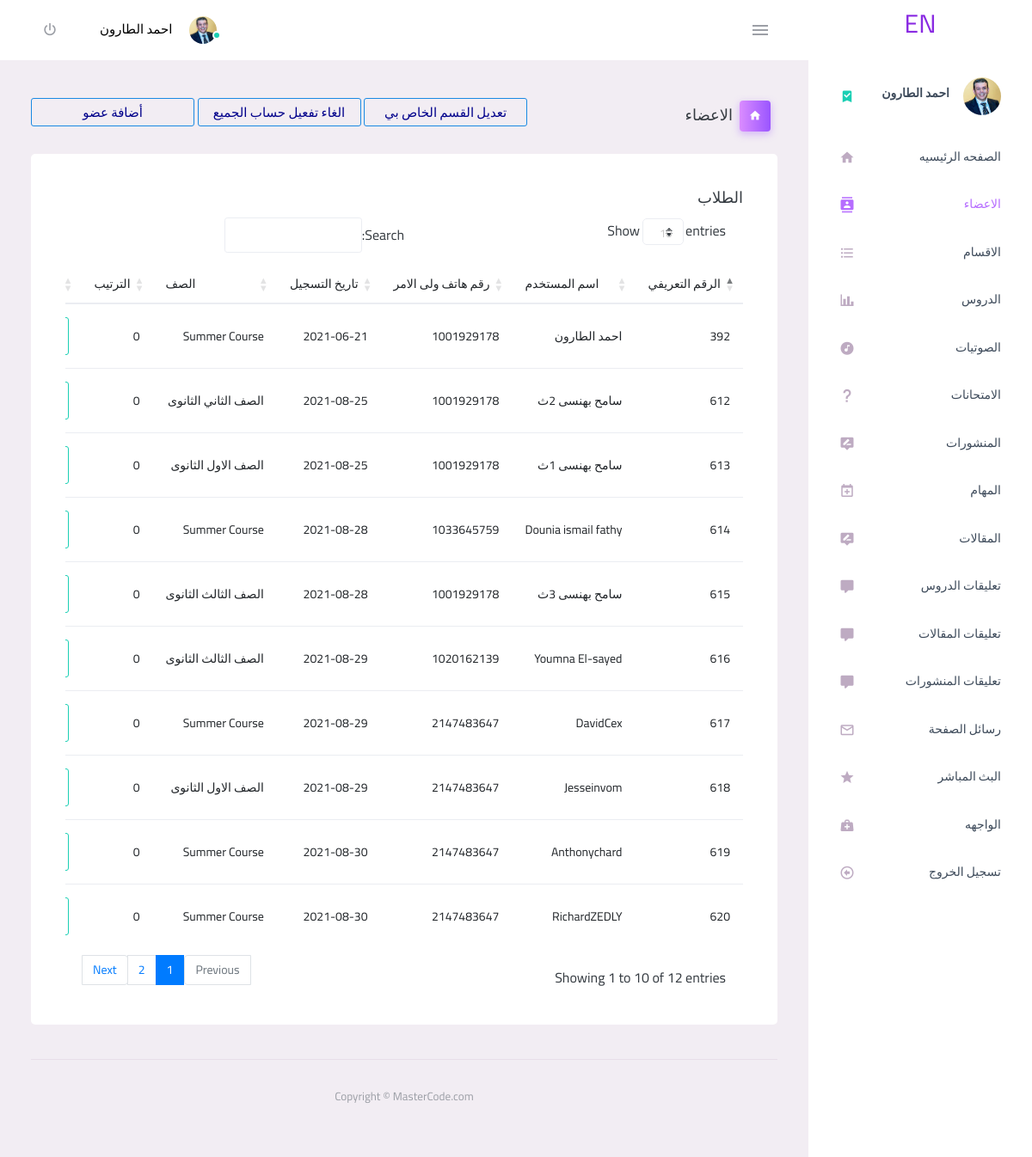
The app's page /admin/members.php (signed in) with its own data.
### tables this page shows
CREATE TABLE `members` (
  `userid` int(11) NOT NULL,
  `username` varchar(255) NOT NULL,
  `password` varchar(255) NOT NULL,
  `email` varchar(255) DEFAULT NULL,
  `fullname` varchar(255) DEFAULT NULL,
  `groupid` int(11) NOT NULL DEFAULT '0',
  `regstatus` int(11) NOT NULL DEFAULT '0',
  `date` date NOT NULL,
  `avatar` varchar(225) NOT NULL DEFAULT 'img.png',
  `lil` text,
  `orders` int(11) NOT NULL DEFAULT '0',
  `lil_data` date DEFAULT NULL,
  `phone` int(20) DEFAULT NULL,
  `only` int(11) NOT NULL DEFAULT '0',
  `phone_2` int(11) DEFAULT NULL,
  `country` varchar(255) DEFAULT NULL,
  `city` varchar(255) DEFAULT NULL,
  `mac` varchar(255) DEFAULT NULL
);

CREATE TABLE `category` (
  `category_id` int(11) NOT NULL,
  `category_name` varchar(255) NOT NULL,
  `category_description` text NOT NULL,
  `ordering` int(11) DEFAULT '0',
  `parent` int(11) NOT NULL,
  `Visibility` tinyint(4) NOT NULL,
  `Allow_Comment` tinyint(4) NOT NULL,
  `Allow_Ads` tinyint(4) NOT NULL,
  `image` varchar(255) NOT NULL
);

### admin/members.php (the view, shortened to what this page needs)
<?php
if (isset($_SESSION['username'])) {
    include 'inital.php';
        include 'includes/templates/header.php';
        include 'includes/templates/side.php';
    ?>
    <div class="main-panel ">
        <div class="content-wrapper ">
            <div class="page-header ">
                <h3 class="page-title ">
                    <span class="page-title-icon bg-gradient-primary text-white mr-2 ">
                        <i class="mdi mdi-home "></i>
                    </span>&nbsp; الاعضاء
                </h3>
                <div>
                <button style=" color:darkblue;font-size:15px;width:190px" type="button " class="mb-2 btn btn-outline-info btn-sm" data-toggle="modal" data-target="#group">تعديل القسم الخاص بي</button>
                <button style=" color:darkblue;font-size:15px;width:190px" type="button " class=" mb-2 btn btn-outline-info btn-sm" data-toggle="modal" data-target="#disabled_all">الغاء تفعيل حساب الجميع</button>
                <button style=" color:darkblue;font-size:15px;width:190px" type="button " class="mb-2 btn btn-outline-info btn-sm" data-toggle="modal" data-target="#add">أضافة عضو</button>
                </div>
            </div>
            <?php
                $stmt = $con->prepare("SELECT
                                        members.*,
                                        category.category_name as category_name
                                        FROM members
                                        inner join category
                                        on category.category_id = members.groupid
                                        ORDER BY userid DESC");
                $stmt->execute(array());
                $rows = $stmt->fetchAll();
                if (! empty($rows)) {
            ?>
            <div class="row ">
                <div class="col-12 grid-margin ">
                    <div class="card ">
                        <div class="card-body ">
                            <h4 class="card-title ">الطلاب </h4>
                            <div class="table-responsive ">
                                <table class="table" id="datatableid">
                                    <thead>
                                        <tr>
                                            <th>الرقم التعريفي</th>
                                            <th> اسم المستخدم </th>
                                            <th>رقم هاتف ولى الامر</th>
                                            <th>تاريخ التسجيل</th>
                                            <th> الصف</th>
                                            <th> الترتيب</th>
                                            <th>لوحة التحكم</th>
                                        </tr>
                                    </thead>
                                    <tbody>
                                    <?php
							            foreach($rows as $row) {?>
                                            <tr>
                                                <td> <?php echo $row['userid'];?></td>
                                                <td>
                                                    <?php echo $row['username'];?>
                                                </td>
                                                <td><?php  echo $row['phone']; ?></td>
                                                <td> <?php echo $row['date'];?></td>
                                                <td> <?php echo $row['category_name'];?></td>
                                                <td> <?php echo $row['orders'];?></td>
                                                <td>
                                                <div class="btn-group text-right">
                                                    <button type="button" class="btn btn-outline-success dropdown-toggle" data-toggle="dropdown" aria-expanded="false">الاعدادات</button>
                                                </div>
                                                </td>
                                            </tr>
                                        <?php } ?>
                                    </tbody>
                                </table>
                            </div>
                        </div>
                    </div>
                </div>
            </div>
<?php } ?>
<?php
include 'includes/templates/footer.php';
?>
<?php
} else {
    header('Location: index.php');
    exit();
}
?>

### records on screen
members: userid "620", username "RichardZEDLY", phone "2147483647", date "2021-08-30", category.category_name "Summer Course", orders "0"
members: userid "619", username "Anthonychard", phone "2147483647", date "2021-08-30", category.category_name "Summer Course", orders "0"
members: userid "618", username "Jesseinvom", phone "2147483647", date "2021-08-29", category.category_name "الصف الاول الثانوى", orders "0"
members: userid "617", username "DavidCex", phone "2147483647", date "2021-08-29", category.category_name "Summer Course", orders "0"
members: userid "616", username "Youmna El-sayed", phone "1020162139", date "2021-08-29", category.category_name "الصف الثالث الثانوى", orders "0"
members: userid "615", username "سامح بهنسى 3ث", phone "1001929178", date "2021-08-28", category.category_name "الصف الثالث الثانوى", orders "0"
members: userid "614", username "Dounia ismail fathy", phone "1033645759", date "2021-08-28", category.category_name "Summer Course", orders "0"
members: userid "613", username "سامح بهنسى 1ث", phone "1001929178", date "2021-08-25", category.category_name "الصف الاول الثانوى", orders "0"
members: userid "612", username "سامح بهنسى 2ث", phone "1001929178", date "2021-08-25", category.category_name "الصف الثاني الثانوى", orders "0"
members: userid "392", username "احمد الطارون", phone "1001929178", date "2021-06-21", category.category_name "Summer Course", orders "0"

### other values on screen
$_SESSION['username'] "احمد الطارون"
